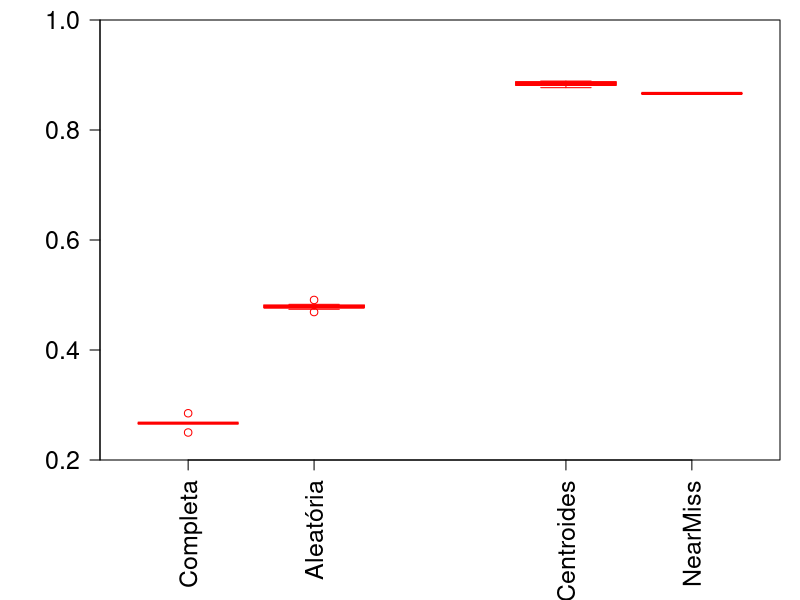
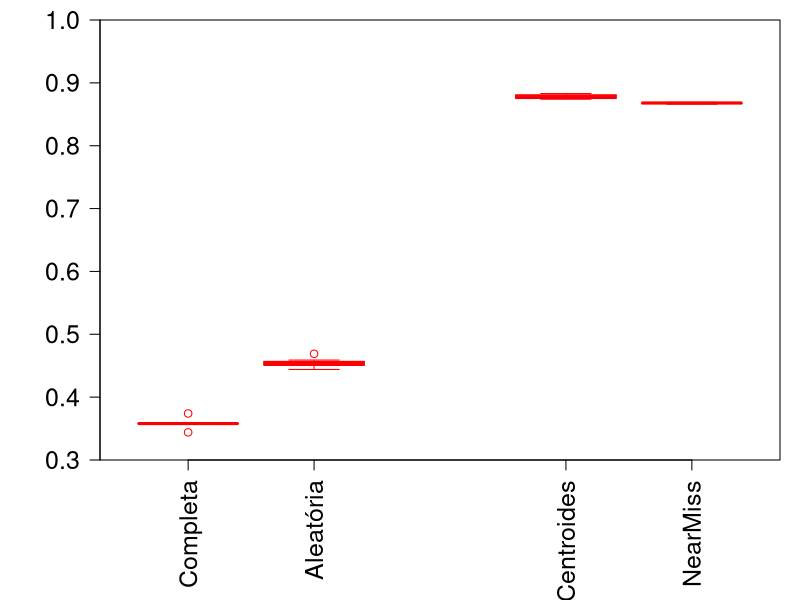
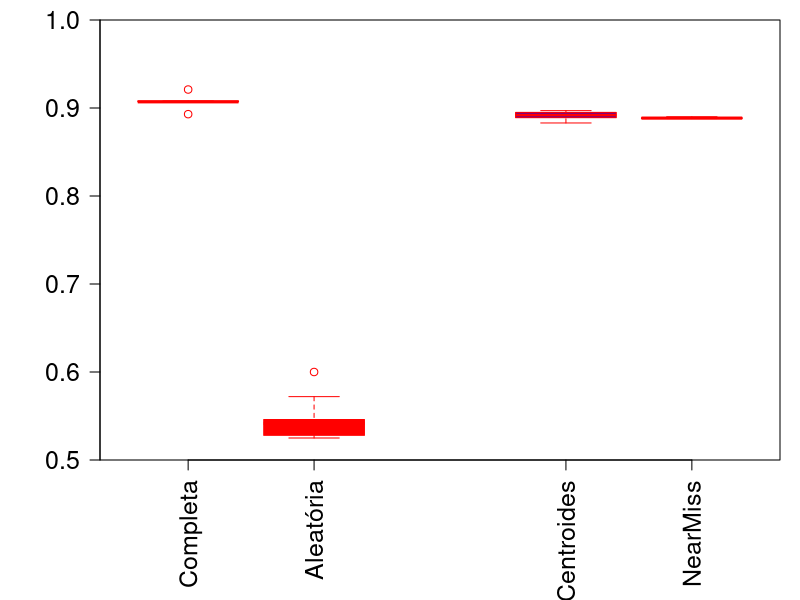
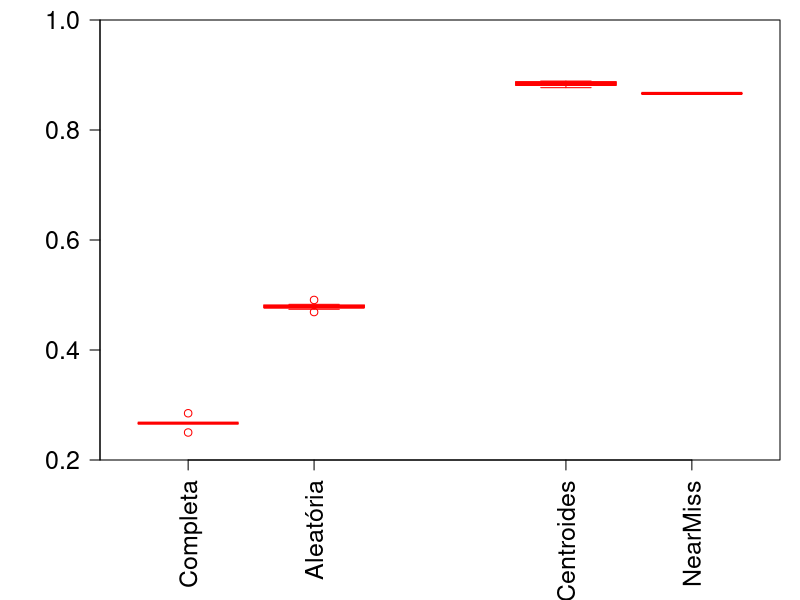

Recreate these plots in R, in order.
    #Results CIC2018 NC All
    accAllNC <- c(0.2670472288922090,0.2667903661157250,0.2667614770861770,0.2670785634153270,0.2501267358780280,0.2668106634223580,0.2669056368548170,0.2669352595395810,0.2667925344069870,0.2847291501725570)
    accAllNC = round(accAllNC, 3)
    
    f1AllNC <- c(0.3582996144417310,0.3579484593775240,0.3580274110433150,0.3582253620389240,0.3435509082883750,0.3580026860076130,0.3580784269923630,0.3581746471928790,0.3579867634385190,0.3735914110526930)
    f1AllNC = round(f1AllNC, 3)
    
    precisionAllNC <- c(0.9074060140685790,0.9072151289177510,0.9075077329456940,0.9071154776135320,0.8931729497545500,0.9074778895095240,0.9071035317941470,0.9075229940977070,0.9072561405619640,0.9208868619565790)
    precisionAllNC = round(precisionAllNC, 3)
    
    recallAllNC  <- c(0.2670472288922090,0.2667903661157250,0.2667614770861770,0.2670785634153270,0.2501267358780280,0.2668106634223580,0.2669056368548170,0.2669352595395810,0.2667925344069870,0.2847291501725570)
    recallAllNC = round(recallAllNC, 3)
    
        
    #Results CIC2018 NC Random
    accRandomNC <- c(0.4791212839938280,0.4686404771225270,0.4766769521265570,0.4834526907223610,0.4774414534736450,0.4778996937389180,0.4820917862159480,0.4779492021092860,0.4742510419784920,0.4911863587169270)
    accRandomNC = round(accRandomNC, 3)
    
    f1RandomNC <- c(0.4535829822066130,0.4436643622943630,0.4512801984271920,0.4588958718480180,0.4506790494793540,0.4514694779712110,0.4573036422465460,0.4526214042310620,0.4468870188379810,0.4687204141869350)
    f1RandomNC = round(f1RandomNC, 3)
    
    precisionRandomNC <- c(0.5432404865679740,0.5250859456197840,0.5458267015353290,0.5327561092313490,0.5263743013167810,0.5411451870600530,0.5721119055982440,0.5419548068921220,0.5282213856105300,0.6000904871587310)
    precisionRandomNC = round(precisionRandomNC, 3)
    
    recallRandomNC  <- c(0.4791212839938280,0.4686404771225270,0.4766769521265570,0.4834526907223610,0.4774414534736450,0.4778996937389180,0.4820917862159480,0.4779492021092860,0.4742510419784920,0.4911863587169270)
    recallRandomNC = round(recallRandomNC, 3)
    
    
    #Results CIC2018 NC Cluster Centroids
    accClusterCentroidsNC <- c(0.8799940129412570,0.8884680037764520,0.8835056531650810,0.8847376056370460,0.8839661961452550,0.8856586915973930,0.8892278996937380,0.8813526147327690,0.8875123770925920,0.8768277799525640)
    accClusterCentroidsNC = round(accClusterCentroidsNC, 3)
    
    f1ClusterCentroidsNC <- c(0.8739150346079610,0.8817469651110090,0.8802699031525520,0.8781783347125530,0.8778476398250090,0.8793227592663190,0.8825918950995680,0.8749915133709430,0.8808570843811670,0.8740589199405260)
    f1ClusterCentroidsNC = round(f1ClusterCentroidsNC, 3)
    
    precisionClusterCentroidsNC <- c(0.8833410418436790,0.8954786249768310,0.8972017082822910,0.8890990673258420,0.8932042047144000,0.8892546309058090,0.8953462496477510,0.8845042088684710,0.8933539181982650,0.8906166947528360)
    precisionClusterCentroidsNC = round(precisionClusterCentroidsNC, 3)
    
    recallClusterCentroidsNC  <- c(0.8799940129412570,0.8884680037764520,0.8835056531650810,0.8847376056370460,0.8839661961452550,0.8856586915973930,0.8892278996937380,0.8813526147327690,0.8875123770925920,0.8768277799525640)
    recallClusterCentroidsNC = round(recallClusterCentroidsNC, 3)
    
    #Results CIC2018 NC Cluster Centroids
    accNearMissNC <- c(0.8650378796601190,0.8680083818822390,0.8671333502199090,0.8658898841734400,0.8661316692380310,0.8668915651553180,0.8666728072397350,0.8662352914085700,0.8672369723904480,0.8657977755774050)
    accNearMissNC = round(accNearMissNC, 3)
    
    f1NearMissNC <- c(0.8662282542149190,0.8692188946409150,0.8683182603054020,0.8671171323211630,0.8673558415289700,0.8680751985136170,0.8675121544204270,0.8675224196302290,0.8684546547629910,0.8669888686477370)
    f1NearMissNC = round(f1NearMissNC, 3)
    
    precisionNearMissNC <- c(0.8876340457410830,0.8898755282388160,0.8892627102819880,0.8882843324499250,0.8884190803719900,0.8890632281985430,0.8878791907881530,0.8888245106001110,0.8891049076410120,0.888421773245457)
    precisionNearMissNC = round(precisionNearMissNC, 3)
    
    recallNearMissNC  <- c(0.8650378796601190,0.8680083818822390,0.8671333502199090,0.8658898841734400,0.8661316692380310,0.8668915651553180,0.8666728072397350,0.8662352914085700,0.8672369723904480,0.8657977755774050)
    recallNearMissNC = round(recallNearMissNC, 3)
    
    
    # Computando os testes
    wilcox.test(accRandomNC, accClusterCentroidsNC, paired = TRUE,alternative = "l")
    wilcoxonTestNCAccRC = wilcox.test(accRandomNC, accClusterCentroidsNC, paired = TRUE,alternative = "l")
    print(wilcoxonTestNCAccRC$p.value)
    
    wilcox.test(precisionRandomNC, precisionClusterCentroidsNC, paired = TRUE,alternative = "l")
    wilcoxonTestNCPrecisionRC = wilcox.test(precisionRandomNC, precisionClusterCentroidsNC, paired = TRUE,alternative = "l")
    print(wilcoxonTestNCPrecisionRC$p.value)
    
    wilcox.test(f1RandomNC, f1ClusterCentroidsNC, paired = TRUE,alternative = "l")
    wilcoxonTestNCF1RC = wilcox.test(f1RandomNC, f1ClusterCentroidsNC, paired = TRUE,alternative = "l")
    print(wilcoxonTestNCF1RC$p.value)
    
    wilcox.test(recallRandomNC, recallClusterCentroidsNC, paired = TRUE,alternative = "l")
    wilcoxonTestNCRecallRC = wilcox.test(recallRandomNC, recallClusterCentroidsNC, paired = TRUE,alternative = "l")
    print(wilcoxonTestNCRecallRC$p.value)
    
    wilcox.test(accNearMissNC, accClusterCentroidsNC, paired = TRUE,alternative = "l")
    wilcoxonTestNCAccNC = wilcox.test(accNearMissNC, accClusterCentroidsNC, paired = TRUE,alternative = "l")
    print(wilcoxonTestNCAccNC$p.value)
    
    wilcox.test(precisionNearMissNC, precisionClusterCentroidsNC, paired = TRUE,alternative = "l")
    wilcoxonTestNCPrecisionNC = wilcox.test(precisionNearMissNC, precisionClusterCentroidsNC, paired = TRUE,alternative = "l")
    print(wilcoxonTestNCPrecisionNC$p.value)
    
    wilcox.test(f1NearMissNC, f1ClusterCentroidsNC, paired = TRUE,alternative = "l")
    wilcoxonTestNCF1NC = wilcox.test(f1NearMissNC, f1ClusterCentroidsNC, paired = TRUE,alternative = "l")
    print(wilcoxonTestNCF1NC$p.value)
    
    wilcox.test(recallNearMissNC, recallClusterCentroidsNC, paired = TRUE,alternative = "l")
    wilcoxonTestNCRecallNC = wilcox.test(recallNearMissNC, recallClusterCentroidsNC, paired = TRUE,alternative = "l")
    print(wilcoxonTestNCRecallNC$p.value)
    
    ################################
    pdf(file="accNCCIC2018.pdf")
    par(cex.lab=1.5) # is for y-axis
    
    par(cex.axis=1.5) # is for x-axis
    par(mgp=c(2,1,0))
    par(mar=c(7,5,1,1)) 
      boxplot(accAllNC, accRandomNC, accClusterCentroidsNC, accNearMissNC,
              main = "",
              at = c(1,2,4,5),
              names = c("Completa", "Aleatória", "Centroides", "NearMiss"),
              las = 2,
              col = c("orange","red","blue","green"),
              border = "red",
              horizontal = FALSE,
              notch = FALSE,
              ylim = c(0.2,1 ), yaxs = "i" , cex.main=1.5,
              cex.lab=1.0,
              font.main=20,las=0)
      dev.off()
    
      pdf(file="f1NCCIC2018.pdf")
      par(cex.lab=1.5) # is for y-axis
      
      par(cex.axis=1.5) # is for x-axis
      par(mgp=c(2,1,0))
      par(mar=c(7,5,1,1))     
    boxplot(f1AllNC, f1RandomNC, f1ClusterCentroidsNC, f1NearMissNC,
            main = "",
            at = c(1,2,4,5),
            names = c("Completa", "Aleatória", "Centroides", "NearMiss"),
            las = 2,
            col = c("orange","red","blue","green"),
            border = "red",
            horizontal = FALSE,
            notch = FALSE,
            ylim = c(0.3,1 ), yaxs = "i" , cex.main=1.5,
            cex.lab=1.0,
            font.main=20,las=0)
    dev.off()
    
    pdf(file="precisionNCCIC2018.pdf")
    par(cex.lab=1.5) # is for y-axis
    
    par(cex.axis=1.5) # is for x-axis
    par(mgp=c(2,1,0))
    par(mar=c(7,5,1,1)) 
    boxplot(precisionAllNC, precisionRandomNC, precisionClusterCentroidsNC, precisionNearMissNC,
            main = "",
            at = c(1,2,4,5),
            names = c("Completa", "Aleatória", "Centroides", "NearMiss"),
            las = 2,
            col = c("orange","red","blue","green"),
            border = "red",
            horizontal = FALSE,
            notch = FALSE,
            ylim = c(0.5,1 ), yaxs = "i" , cex.main=1.5,
            cex.lab=1.0,
            font.main=20,las=0)
    dev.off()
    
    pdf(file="recallNCCIC2018.pdf")
    par(cex.lab=1.5) # is for y-axis
    
    par(cex.axis=1.5) # is for x-axis
    par(mgp=c(2,1,0))
    par(mar=c(7,5,1,1)) 
    boxplot(recallAllNC, recallRandomNC, recallClusterCentroidsNC, recallNearMissNC,
            main = "",
            at = c(1,2,4,5),
            names = c("Completa", "Aleatória", "Centroides", "NearMiss"),
            las = 2,
            col = c("orange","red","blue","green"),
            border = "red",
            horizontal = FALSE,
            notch = FALSE,
            ylim = c(0.2,1 ), yaxs = "i" , cex.main=1.5,
            cex.lab=1.0,
            font.main=20,las=0)
    dev.off()
